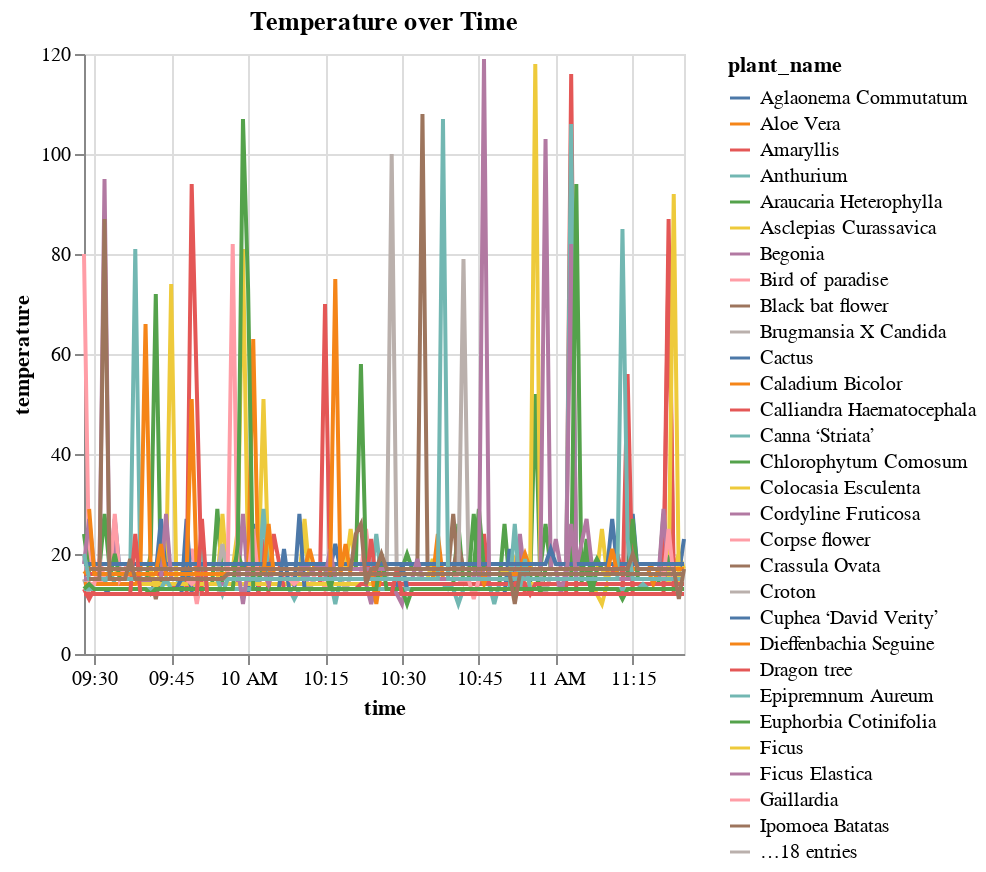

The notebook cell this image was saved under:
### Code cell
alt.Chart(temp_recordings, title="Temperature over Time").mark_line().encode(
    x="time:T",
    y="temperature:Q",
    color="plant_name:N"
)

### Figure 1 — Vega specification as saved in the notebook (floating-point values rounded to 4 significant figures; data arrays with more than 128 entries replaced by an {"elided": "..."} marker saying what was removed)
{"$schema": "https://vega.github.io/schema/vega/v5.json", "data": [{"name": "source_0", "values": {"elided": "5428 records"}, "transform": [{"type": "formula", "expr": "toDate(datum['time'])", "as": "time"}]}, {"name": "source_0_y_domain_temperature", "values": [{"min": 10, "max": 119}]}, {"name": "source_0_color_domain_plant_name", "values": [{"plant_name": "Venus flytrap"}, {"plant_name": "Corpse flower"}, {"plant_name": "Rafflesia arnoldii"}, {"plant_name": "Black bat flower"}, {"plant_name": "Pitcher plant"}, {"plant_name": "Wollemi pine"}, {"plant_name": "Bird of paradise"}, {"plant_name": "Cactus"}, {"plant_name": "Dragon tree"}, {"plant_name": "Asclepias Curassavica"}, {"plant_name": "Brugmansia X Candida"}, {"plant_name": "Canna ‘Striata’"}, {"plant_name": "Colocasia Esculenta"}, {"plant_name": "Cuphea ‘David Verity’"}, {"plant_name": "Euphorbia Cotinifolia"}, {"plant_name": "Ipomoea Batatas"}, {"plant_name": "Manihot Esculenta ‘Variegata’"}, {"plant_name": "Musa Basjoo"}, {"plant_name": "Salvia Splendens"}, {"plant_name": "Anthurium"}, {"plant_name": "Cordyline Fruticosa"}, {"plant_name": "Ficus"}, {"plant_name": "Palm Trees"}, {"plant_name": "Dieffenbachia Seguine"}, {"plant_name": "Spathiphyllum"}, {"plant_name": "Croton"}, {"plant_name": "Aloe Vera"}, {"plant_name": "Ficus Elastica"}, {"plant_name": "Sansevieria Trifasciata"}, {"plant_name": "Philodendron Hederaceum"}, {"plant_name": "Schefflera Arboricola"}, {"plant_name": "Aglaonema Commutatum"}, {"plant_name": "Tacca Integrifolia"}, {"plant_name": "Psychopsis Papilio"}, {"plant_name": "Gaillardia"}, {"plant_name": "Amaryllis"}, {"plant_name": "Caladium Bicolor"}, {"plant_name": "Chlorophytum Comosum"}, {"plant_name": "Araucaria Heterophylla"}, {"plant_name": "Begonia"}, {"plant_name": "Medinilla Magnifica"}, {"plant_name": "Calliandra Haematocephala"}, {"plant_name": "Zamioculcas Zamiifolia"}, {"plant_name": "Epipremnum Aureum"}, {"plant_name": "Monstera Deliciosa"}, {"plant_name": "Saintpaulia Ionantha"}, {"plant_name": "Crassula Ovata"}]}], "marks": [{"type": "group", "name": "pathgroup", "from": {"facet": {"data": "source_0", "name": "faceted_path_main", "groupby": ["plant_name"]}}, "encode": {"update": {"width": {"field": {"signal": null, "datum": null, "group": "width", "parent": null}}, "height": {"field": {"signal": null, "datum": null, "group": "height", "parent": null}}}}, "marks": [{"type": "line", "name": "marks", "from": {"data": "faceted_path_main"}, "sort": {"field": "x"}, "encode": {"update": {"stroke": {"field": "plant_name", "scale": "color"}, "defined": {"signal": "isValid(datum[\"time\"]) && isFinite(+datum[\"time\"]) && isValid(datum[\"temperature\"]) && isFinite(+datum[\"temperature\"])"}, "x": {"field": "time", "scale": "x"}, "y": {"field": "temperature", "scale": "y"}}}, "style": ["line"]}]}], "scales": [{"name": "x", "type": "time", "domain": {"data": "source_0", "field": "time"}, "range": [0, {"signal": "width"}]}, {"name": "y", "type": "linear", "domain": [{"signal": "(data(\"source_0_y_domain_temperature\")[0] || {}).min"}, {"signal": "(data(\"source_0_y_domain_temperature\")[0] || {}).max"}], "range": [{"signal": "height"}, 0], "nice": true, "zero": true}, {"name": "color", "type": "ordinal", "domain": {"data": "source_0_color_domain_plant_name", "field": "plant_name", "sort": true}, "range": "category"}], "axes": [{"scale": "x", "gridScale": "y", "aria": false, "orient": "bottom", "domain": false, "zindex": 0, "maxExtent": 0, "tickCount": {"signal": "ceil(width/40)"}, "minExtent": 0, "labels": false, "ticks": false, "grid": true}, {"scale": "y", "zindex": 0, "gridScale": "x", "orient": "left", "grid": true, "labels": false, "aria": false, "maxExtent": 0, "minExtent": 0, "domain": false, "tickCount": {"signal": "ceil(height/40)"}, "ticks": false}, {"scale": "x", "grid": false, "labelFlush": true, "orient": "bottom", "tickCount": {"signal": "ceil(width/40)"}, "zindex": 0, "title": "time", "labelOverlap": true}, {"scale": "y", "grid": false, "tickCount": {"signal": "ceil(height/40)"}, "zindex": 0, "orient": "left", "title": "temperature", "labelOverlap": true}], "title": {"text": "Temperature over Time", "frame": "group"}, "background": "white", "width": 300, "legends": [{"stroke": "color", "symbolType": "stroke", "title": "plant_name"}], "padding": 5, "height": 300, "style": "cell"}
